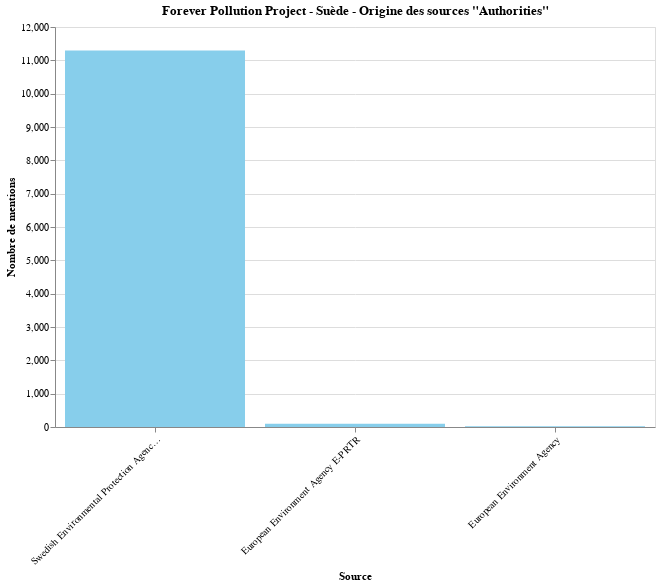

Here is the notebook cell this chart was saved with:
### Code cell
# Graphique Altair
# Filtrer les données pour obtenir uniquement celles avec source_type == "Authorities"
df_filtered = df_sweden[df_sweden['source_type'] == "Authorities"]

# Compter les occurrences de chaque source de texte
source_counts = df_filtered['source_text'].value_counts().reset_index()
source_counts = source_counts.sort_values(by='count', ascending=False)
source_counts.columns = ['source_text', 'count']

# Créer le countplot avec Altair
chart = alt.Chart(source_counts).mark_bar(color='skyblue').encode(
    x=alt.X('source_text:N', title='Source', sort="-y", axis=alt.Axis(labelAngle=-45, labelAlign='right')),
    y=alt.Y('count:Q', title='Nombre de mentions')
).properties(
    title='Forever Pollution Project - Suède - Origine des sources "Authorities"',
    width=600,
    height=400
)

chart.configure_title(fontSize=16).configure_axis(labelFontSize=12)

chart.show()

### Figure 1 — Vega specification as saved in the notebook (floating-point values rounded to 4 significant figures)
{"$schema": "https://vega.github.io/schema/vega/v5.json", "data": [{"name": "source_0"}, {"name": "data_0", "values": [{"count_end": 11300.0, "count_start": 0.0, "source_text": "Swedish Environmental Protection Agency/Swedish Geological Survey"}, {"count_end": 95.0, "count_start": 0.0, "source_text": "European Environment Agency E-PRTR"}, {"count_end": 24.0, "count_start": 0.0, "source_text": "European Environment Agency"}]}, {"name": "source_0_x_domain_source_text", "values": [{"sort_field": 11298, "source_text": "Swedish Environmental Protection Agency/Swedish Geological Survey"}, {"sort_field": 95, "source_text": "European Environment Agency E-PRTR"}, {"sort_field": 24, "source_text": "European Environment Agency"}]}], "marks": [{"type": "rect", "name": "marks", "from": {"data": "data_0"}, "encode": {"update": {"y2": {"field": "count_start", "scale": "y"}, "x": {"field": "source_text", "scale": "x"}, "y": {"field": "count_end", "scale": "y"}, "width": {"signal": "max(0.25, bandwidth('x'))"}, "fill": {"value": "skyblue"}}}, "style": ["bar"]}], "scales": [{"name": "x", "type": "band", "domain": {"data": "source_0_x_domain_source_text", "field": "source_text", "sort": {"op": "max", "field": "sort_field", "order": "descending"}}, "range": [0, {"signal": "width"}], "paddingInner": 0.1, "paddingOuter": 0.05}, {"name": "y", "type": "linear", "domain": {"data": "data_0", "fields": ["count_start", "count_end"]}, "range": [{"signal": "height"}, 0], "nice": true, "zero": true}], "axes": [{"scale": "y", "tickCount": {"signal": "ceil(height/40)"}, "zindex": 0, "gridScale": "x", "domain": false, "labels": false, "grid": true, "maxExtent": 0, "minExtent": 0, "orient": "left", "aria": false, "ticks": false}, {"scale": "x", "labelBaseline": "top", "grid": false, "title": "Source", "labelAlign": "right", "labelAngle": 315, "zindex": 0, "orient": "bottom"}, {"scale": "y", "orient": "left", "grid": false, "title": "Nombre de mentions", "labelOverlap": true, "tickCount": {"signal": "ceil(height/40)"}, "zindex": 0}], "title": {"text": "Forever Pollution Project - Suède - Origine des sources \"Authorities\"", "frame": "group"}, "padding": 5, "height": 400, "style": "cell", "width": 600, "background": "white"}
